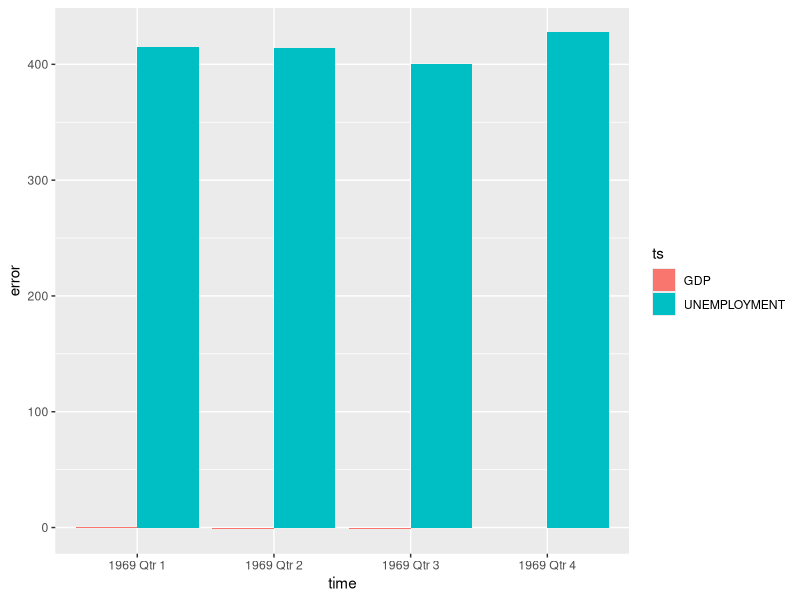
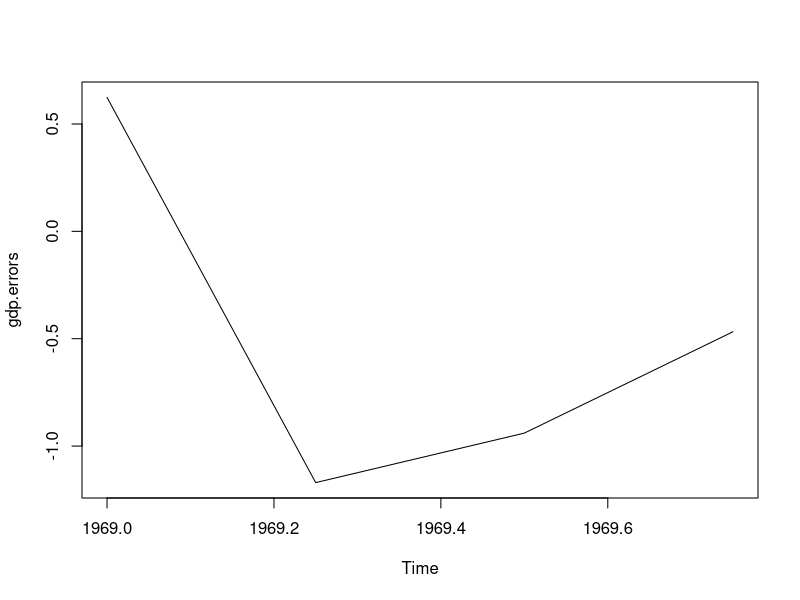

Recreate these plots in R, in order.
## ---- chunk 1
library(tseries)
library(forecast)
library(ggplot2)
library(zoo)
library(xts)
## ---- chunk 2
# import the data

raw.data <- read.csv("Unemployment_GDP_UK.csv", header=T)

unemployment <- ts(data=raw.data$UN, frequency=4, start=c(1955, 2))
gdp <- ts(data=raw.data$GDP, frequency=4, start=c(1955, 2))

training.gdp <- window(gdp, end=c(1968, 4))
training.unemployment <- window(unemployment, end=c(1968, 4))

## ---- chunk 3
adf.test(training.unemployment)
adf.test(training.gdp)

## ---- chunk 4
# we will difference it until we can reject the null hypothesis that it is not stationary
adf.test(diff(training.gdp))
adf.test(diff(diff(training.gdp)))
## ---- chunk 5
unemployment.model <- arima(training.unemployment, order=c(4,0,1))
gdp.model <- arima(training.gdp, order=c(4,2,1))
## ---- chunk 6
# forecast for GDP
gdp.preds.1969 <- predict(gdp.model, n.ahead = 4)

# forecast for Unemployment
unemployment.preds.1969 <- predict(gdp.model, n.ahead=4)
## ---- chunk 7
# comparison of actuals

gdp.errors <- window(gdp, start=c(1969,1), end=c(1969,4)) - gdp.preds.1969$pred
unemployment.errors <- window(unemployment, start=c(1969,1), end=c(1969,4)) - unemployment.preds.1969$pred
## ---- chunk 8
# plot the errors
data.for.plot <- data.frame(ts=c(rep("GDP", times=4), rep("UNEMPLOYMENT", times=4)), time=rep(c("1969 Qtr 1", "1969 Qtr 2", "1969 Qtr 3", "1969 Qtr 4"), times=2), error = c(gdp.errors, unemployment.errors))

ggplot(data=data.for.plot, aes(x=time, y=error, fill=ts) ) + geom_bar(stat="identity", position="dodge")
plot(gdp.errors)
